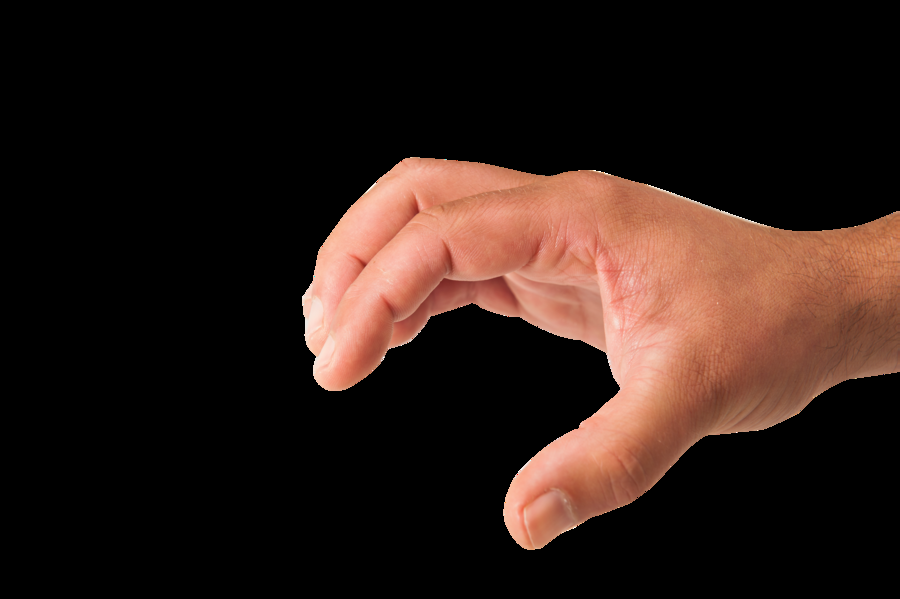
#> input picture Deep Learning/convolutional neural network(CNN)/Hand Gesture Detection/Using Open CV/test3.png, 900 x 599 px
$ python main.py
#> lines starting #> are read from the running program, lines starting #| are printed output that depends on the picture; after the words box and inside, x2 and y2 are one past the last pixel; in counts of white or black regions, pixels touching at a corner belong together
from typing import ChainMap
import cv2
import numpy as np
from typing_extensions import final

hand=cv2.imread('test3.png',0)
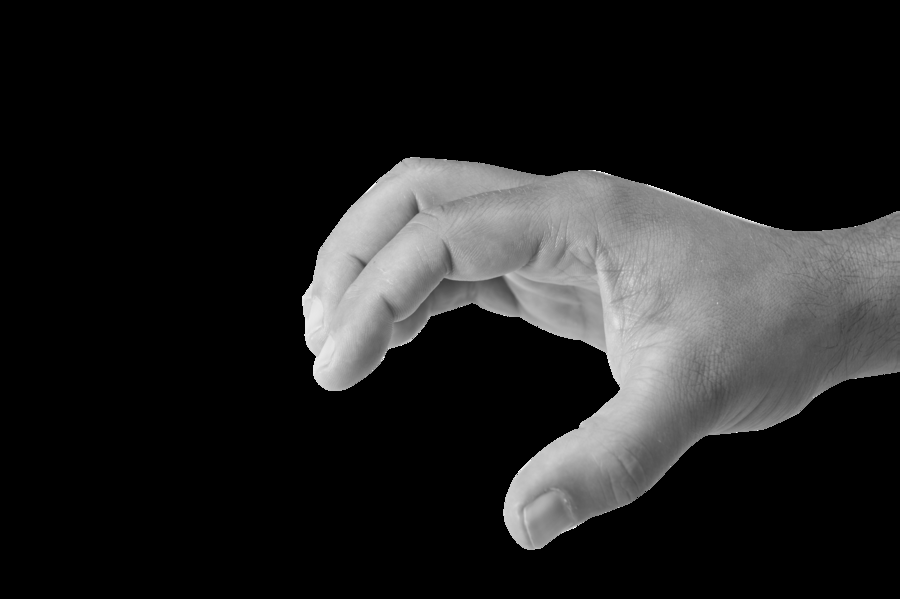
#> hand: shape (599, 900); min 0, max 255, mean 32.9


ret,the=cv2.threshold(hand,70,255,cv2.THRESH_BINARY)
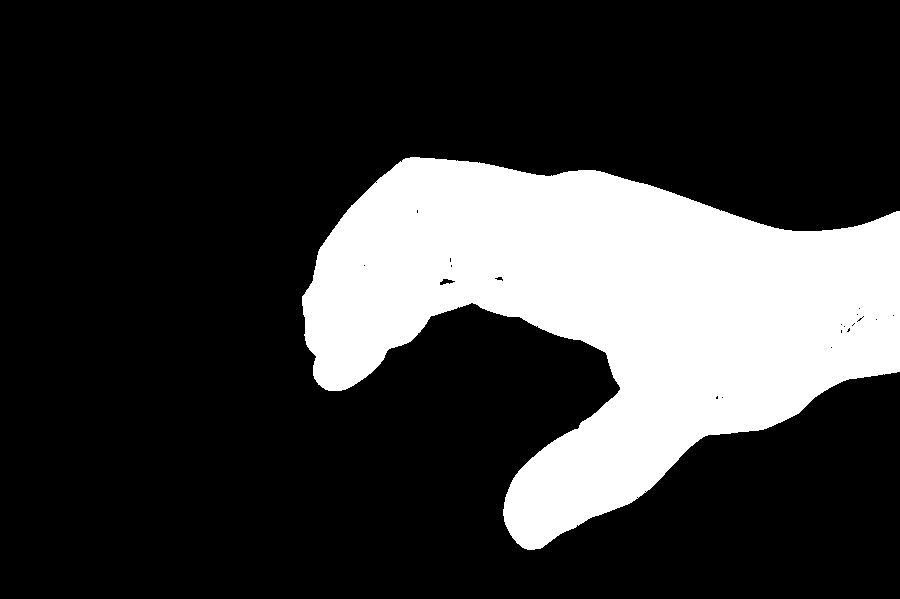
#> the: shape (599, 900); 22.6% white; 1 white region

contors,_=cv2.findContours(the.copy(),cv2.RETR_TREE,cv2.CHAIN_APPROX_SIMPLE)
#> contors = 28 contours, 25 with area under 20; largest, box (x1, y1, x2, y2) and area: (302, 157, 900, 550) 120916, (439, 278, 456, 286) 66, (494, 276, 504, 282) 27

hull=[cv2.convexHull(c) for c in contors]
#> hull = 28 contours, 25 with area under 20; largest, box (x1, y1, x2, y2) and area: (302, 157, 900, 550) 165080, (439, 278, 456, 286) 78, (494, 276, 504, 282) 31

final=cv2.drawContours(hand,hull,-1,(255,0,0))

cv2.imshow('Thresh',the)
cv2.imshow('Convex Hull',final)

cv2.imshow('Original Image',hand)

cv2.waitKey(0)
cv2.destroyAllWindows()
